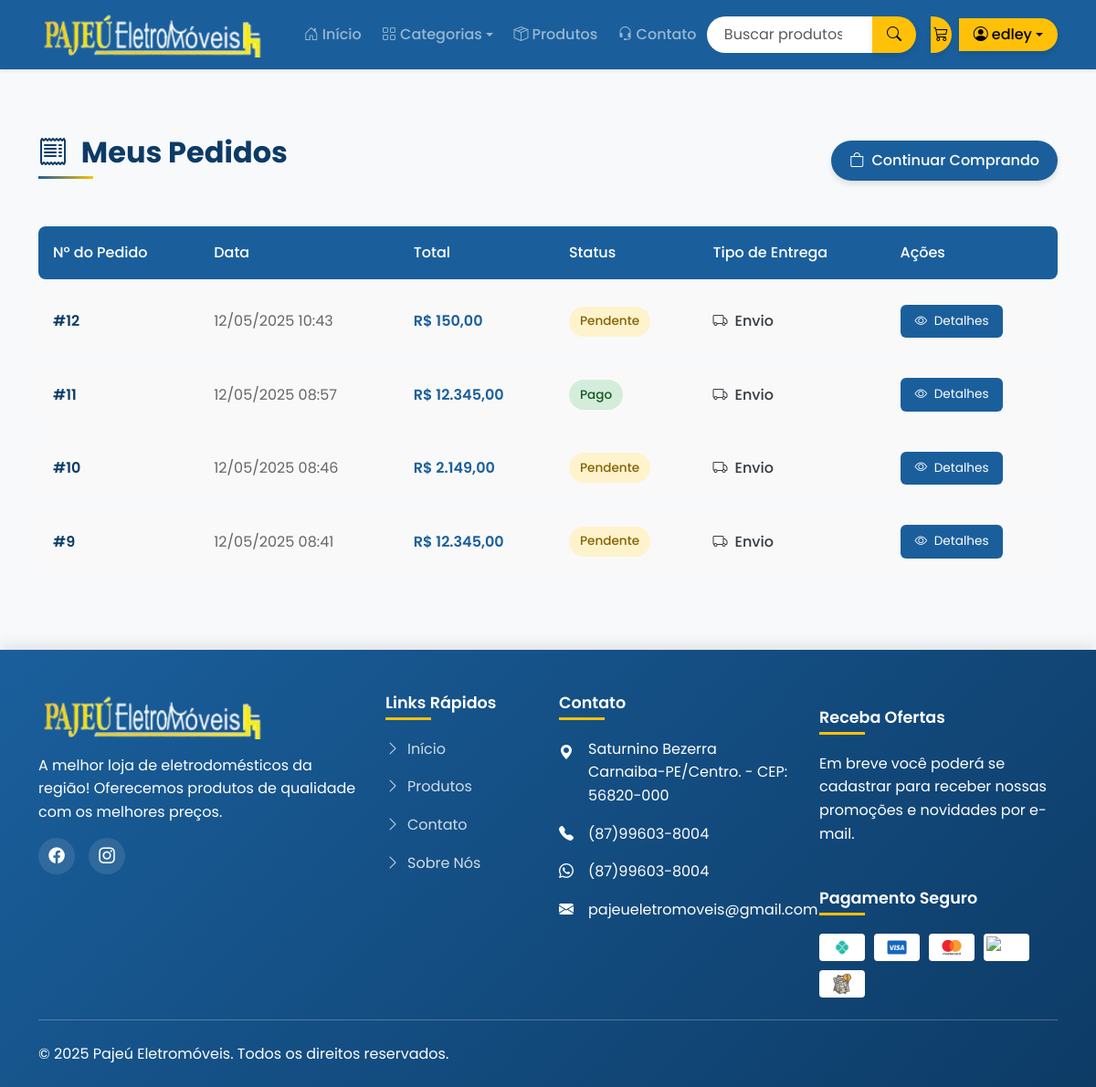
Before: /pedidos/historico/ (signed in) with the older database file.
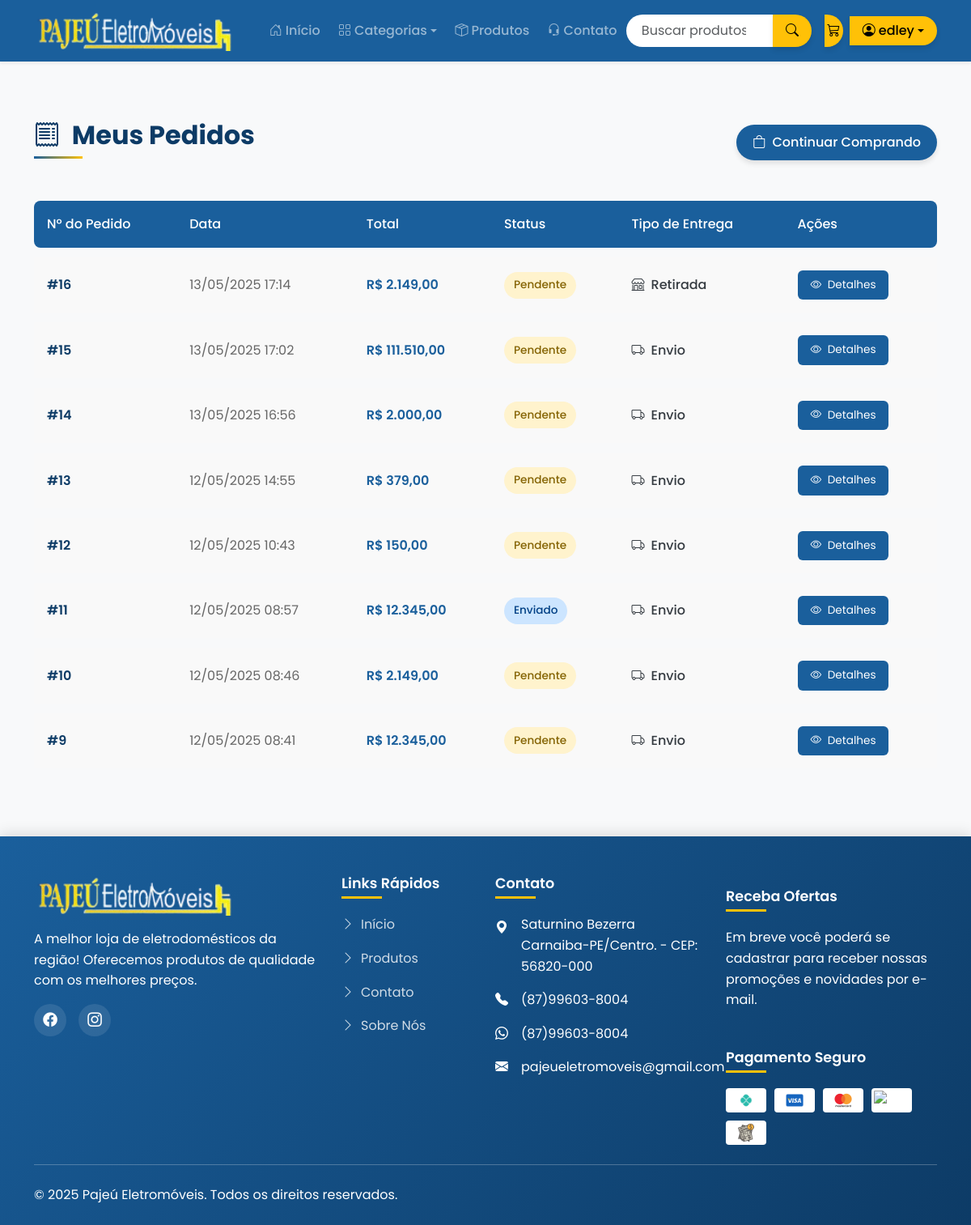
After: the same page with the newer database file.
### pedidos/models.py (models this page shows, shortened)
class Pedido(models.Model):
    STATUS_CHOICES = [
        ('pendente', 'Pendente'),
        ('pago', 'Pago'),
        ('enviado', 'Enviado'),
        ('entregue', 'Entregue'),
        ('cancelado', 'Cancelado'),
    ]
    METODO_PAGAMENTO_CHOICES = [
        ('pix', 'PIX'),
        ('cartao', 'Cartão de Crédito'),
        ('boleto', 'Boleto'),
    ]
    TIPO_ENTREGA_CHOICES = [
        ('retirada', 'Retirar na Loja'),
        ('envio', 'Envio para Endereço'),
    ]
    user = models.ForeignKey(User, on_delete=models.SET_NULL, null=True, blank=True)
    primeiro_nome = models.CharField(max_length=50)
    sobrenome = models.CharField(max_length=50)
    email = models.EmailField()
    endereco = models.CharField(max_length=250)
    complemento = models.CharField(max_length=100, blank=True)
    cep = models.CharField(max_length=10)
    cidade = models.CharField(max_length=100)
    estado = models.CharField(max_length=2)
    telefone = models.CharField(max_length=20)
    criado_em = models.DateTimeField(auto_now_add=True)
    atualizado_em = models.DateTimeField(auto_now=True)
    pago = models.BooleanField(default=False)
    metodo_pagamento = models.CharField(max_length=10, choices=METODO_PAGAMENTO_CHOICES, default='pix')
    status = models.CharField(max_length=10, choices=STATUS_CHOICES, default='pendente')
    tipo_entrega = models.CharField(max_length=10, choices=TIPO_ENTREGA_CHOICES, default='envio')
    class Meta:
        ordering = ('-criado_em',)
        verbose_name = 'Pedido'
        verbose_name_plural = 'Pedidos'
    def get_total(self):
        return sum(item.get_custo() for item in self.itens.all())

class ItemPedido(models.Model):
    pedido = models.ForeignKey(Pedido, related_name='itens', on_delete=models.CASCADE)
    produto = models.ForeignKey(Produto, related_name='itens_pedido', on_delete=models.CASCADE)
    preco = models.DecimalField(max_digits=10, decimal_places=2)
    quantidade = models.PositiveIntegerField(default=1)
    def get_custo(self):
        return self.preco * self.quantidade

### pedidos/views.py (the view)
# urls.py: path('historico/', views.pedido_historico, name='pedido_historico'),
@login_required
def pedido_historico(request):
    pedidos = Pedido.objects.filter(user=request.user).order_by('-criado_em')
    return render(request, 'pedidos/historico.html', {'pedidos': pedidos})

### core/context_processors.py (called while the page is built)
def site_logo(request):
    config = SiteConfig.objects.first()
    return {
        'site_logo': config.logo.url if config and config.logo else None
    }

### produtos/context_processors.py (called while the page is built)
def categorias_disponiveis(request):
    return {
        'categorias_menu': Categoria.objects.all()
    }

### produtos/models.py (called while the page is built)
    def get_absolute_url(self):
        return reverse('produtos:lista_produtos_por_categoria', args=[self.slug])

### templates/pedidos/historico.html (shortened to what this page needs)
{% extends 'base.html' %}
{% load static %}
{% load humanize %}
{% block conteudo %}
<div class="orders-section">
    <div class="container">
        <div class="orders-header">
            <h2 class="orders-title">
                <i class="bi bi-receipt me-2"></i> Meus Pedidos
            </h2>
            <a href="{% url 'produtos:lista' %}" class="btn btn-azul">
                <i class="bi bi-bag me-1"></i> Continuar Comprando
            </a>
        </div>
        {% if pedidos %}
        <div class="table-responsive">
            <table class="orders-table">
                <thead>
                    <tr>
                        <th>Nº do Pedido</th>
                        <th>Data</th>
                        <th>Total</th>
                        <th>Status</th>
                        <th>Tipo de Entrega</th>
                        <th>Ações</th>
                    </tr>
                </thead>
                <tbody>
                    {% for pedido in pedidos %}
                    <tr>
                        <td class="order-number">#{{ pedido.id }}</td>
                        <td class="order-date">{{ pedido.criado_em|date:"d/m/Y H:i" }}</td>
                        <td class="order-total">R$ {{ pedido.get_total|intcomma }}</td>
                        <td>
                            <span class="order-status
                                {% if pedido.status == 'pendente' %}status-pendente
                                {% elif pedido.status == 'pago' %}status-pago
                                {% elif pedido.status == 'enviado' %}status-enviado
                                {% elif pedido.status == 'entregue' %}status-entregue
                                {% elif pedido.status == 'cancelado' %}status-cancelado{% endif %}">
                                {{ pedido.get_status_display }}
                            </span>
                        </td>
                        <td class="delivery-type">
                            {% if pedido.tipo_entrega == 'envio' %}
                                <i class="bi bi-truck me-1"></i> Envio
                            {% else %}
                                <i class="bi bi-shop me-1"></i> Retirada
                            {% endif %}
                        </td>
                        <td>
                            <a href="{% url 'pedidos:pedido_detalhe' pedido.id %}" class="btn btn-details">
                                <i class="bi bi-eye me-1"></i> Detalhes
                            </a>
                        </td>
                    </tr>
                    {% endfor %}
                </tbody>
            </table>
        </div>
        {% endif %}
    </div>
</div>
{% endblock %}

Changed rows visible on the page:
added Pedido: id "16", criado_em "13/05/2025 17:14", get_total "2.149,00", status "Pendente", tipo_entrega "retirada" (drawn)
added Pedido: id "15", criado_em "13/05/2025 17:02", get_total "111.510,00", status "Pendente", tipo_entrega "envio" (drawn)
added Pedido: id "14", criado_em "13/05/2025 16:56", get_total "2.000,00", status "Pendente", tipo_entrega "envio" (drawn)
added Pedido: id "13", criado_em "12/05/2025 14:55", get_total "379,00", status "Pendente", tipo_entrega "envio" (drawn)
changed Pedido id 11: status "Pago" → "Enviado"
